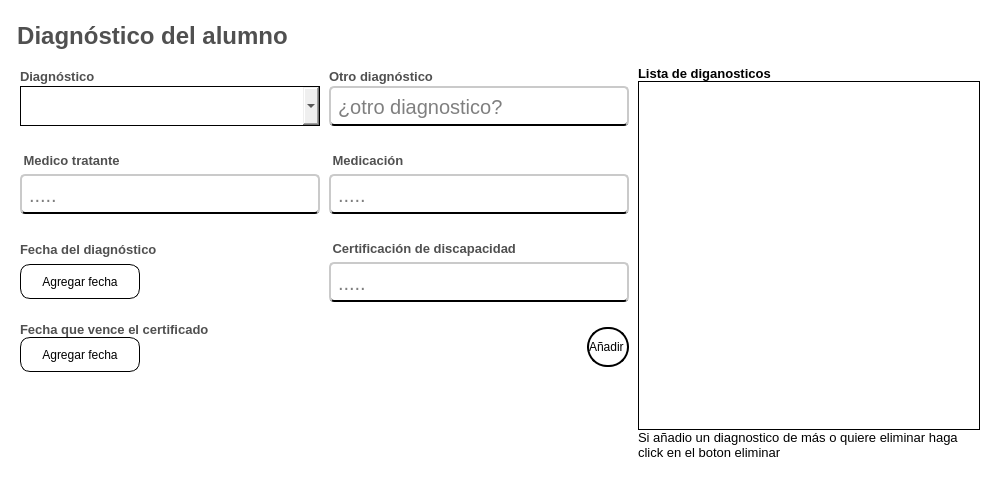
              <widget class="QFrame" name="info_diagnostico_alumno">
               <property name="sizePolicy">
                <sizepolicy hsizetype="Preferred" vsizetype="Preferred">
                 <horstretch>0</horstretch>
                 <verstretch>10</verstretch>
                </sizepolicy>
               </property>
               <property name="minimumSize">
                <size>
                 <width>1000</width>
                 <height>480</height>
                </size>
               </property>
               <property name="styleSheet">
                <string notr="true">QFrame{

background:white;
}</string>
               </property>
               <property name="frameShape">
                <enum>QFrame::NoFrame</enum>
               </property>
               <property name="frameShadow">
                <enum>QFrame::Raised</enum>
               </property>
               <layout class="QVBoxLayout" name="verticalLayout_10">
                <item alignment="Qt::AlignLeft">
                 <widget class="QLabel" name="label_titulo_info_medica">
                  <property name="minimumSize">
                   <size>
                    <width>0</width>
                    <height>40</height>
                   </size>
                  </property>
                  <property name="maximumSize">
                   <size>
                    <width>16777215</width>
                    <height>30</height>
                   </size>
                  </property>
                  <property name="font">
                   <font>
                    <family>Arial</family>
                    <pointsize>18</pointsize>
                    <weight>75</weight>
                    <bold>true</bold>
                   </font>
                  </property>
                  <property name="styleSheet">
                   <string notr="true">QLabel{
	
	
	color: rgb(80, 80, 80);

	border-color: #ffffff;
	
	padding-left:6px;

}
</string>
                  </property>
                  <property name="text">
                   <string>Diagnóstico del alumno</string>
                  </property>
                  <property name="scaledContents">
                   <bool>false</bool>
                  </property>
                  <property name="alignment">
                   <set>Qt::AlignCenter</set>
                  </property>
                  <property name="wordWrap">
                   <bool>false</bool>
                  </property>
                 </widget>
                </item>
                <item>
                 <widget class="QFrame" name="pregunta_diagnostico_alumno">
                  <property name="minimumSize">
                   <size>
                    <width>460</width>
                    <height>300</height>
                   </size>
                  </property>
                  <property name="styleSheet">
                   <string notr="true">border-radius:0px;
/*border:1px solid;*/</string>
                  </property>
                  <property name="frameShape">
                   <enum>QFrame::NoFrame</enum>
                  </property>
                  <property name="frameShadow">
                   <enum>QFrame::Raised</enum>
                  </property>
                  <layout class="QGridLayout" name="gridLayout_13" rowstretch="0,0,0,0,0" columnstretch="0,0,0" columnminimumwidth="0,0,0">
                   <property name="horizontalSpacing">
                    <number>9</number>
                   </property>
                   <property name="verticalSpacing">
                    <number>20</number>
                   </property>
                   <item row="0" column="0">
                    <layout class="QVBoxLayout" name="verticalLayout_34">
                     <item>
                      <widget class="QLabel" name="label_diagnostico_2">
                       <property name="maximumSize">
                        <size>
                         <width>16777215</width>
                         <height>20</height>
                        </size>
                       </property>
                       <property name="font">
                        <font>
                         <family>Arial</family>
                         <pointsize>10</pointsize>
                         <weight>75</weight>
                         <bold>true</bold>
                        </font>
                       </property>
                       <property name="styleSheet">
                        <string notr="true">QLabel{
	
	color: rgb(80, 80, 80);

	border-color: #ffffff;


}
</string>
                       </property>
                       <property name="text">
                        <string>Diagnóstico</string>
                       </property>
                       <property name="scaledContents">
                        <bool>false</bool>
                       </property>
                      </widget>
                     </item>
                     <item>
                      <widget class="QComboBox" name="boton_diagnostico">
                       <property name="sizePolicy">
                        <sizepolicy hsizetype="Fixed" vsizetype="Fixed">
                         <horstretch>0</horstretch>
                         <verstretch>0</verstretch>
                        </sizepolicy>
                       </property>
                       <property name="minimumSize">
                        <size>
                         <width>300</width>
                         <height>40</height>
                        </size>
                       </property>
                       <property name="styleSheet">
                        <string notr="true">QComboBox{

	font: 75 10pt &quot;Arial&quot;;
	padding-left:15px;
	border:1px solid #000000 ;
}

QComboBox:focus {
    border: 2px solid #0078d7;   /* Borde azul cuando está en foco */
    background-color: #e0f7ff;   /* Fondo azul claro */
}

QComboBox:focus {
    border: 2px solid #0078d7;   /* Borde azul cuando está en foco */
    background-color: #e0f7ff;   /* Fondo azul claro */
}




QComboBox QAbstractItemView {
    border: 1px solid #ccc;
    background-color: white;
    color: #333;
    padding: 5px;  /* Margen interno de la lista */
    spacing: 10px; /* Espaciado entre los elementos (algunas versiones de Qt lo admiten) */
}

QComboBox QAbstractItemView::item {
    padding: 8px; /* Espaciado interno de cada elemento */
    margin: 4px; /* Separación entre los elementos */
}

QComboBox QAbstractItemView::item:hover {
    background-color: #c5c1c1;
    color: white;
}</string>
                       </property>
                       <property name="editable">
                        <bool>false</bool>
                       </property>
                       <property name="currentText">
                        <string/>
                       </property>
                       <property name="currentIndex">
                        <number>-1</number>
                       </property>
                       <property name="insertPolicy">
                        <enum>QComboBox::NoInsert</enum>
                       </property>
                       <property name="iconSize">
                        <size>
                         <width>40</width>
                         <height>40</height>
                        </size>
                       </property>
                       <property name="placeholderText">
                        <string/>
                       </property>
                      </widget>
                     </item>
                    </layout>
                   </item>
                   <item row="0" column="1">
                    <layout class="QVBoxLayout" name="verticalLayout_38">
                     <item>
                      <widget class="QLabel" name="label_otro_diagnostico">
                       <property name="maximumSize">
                        <size>
                         <width>16777215</width>
                         <height>20</height>
                        </size>
                       </property>
                       <property name="font">
                        <font>
                         <family>Arial</family>
                         <pointsize>10</pointsize>
                         <weight>75</weight>
                         <bold>true</bold>
                        </font>
                       </property>
                       <property name="styleSheet">
                        <string notr="true">QLabel{
	
	color: rgb(80, 80, 80);

	border-color: #ffffff;


}
</string>
                       </property>
                       <property name="text">
                        <string>Otro diagnóstico</string>
                       </property>
                       <property name="scaledContents">
                        <bool>false</bool>
                       </property>
                      </widget>
                     </item>
                     <item>
                      <widget class="QLineEdit" name="input_otro_diagnostico">
                       <property name="sizePolicy">
                        <sizepolicy hsizetype="Fixed" vsizetype="Fixed">
                         <horstretch>0</horstretch>
                         <verstretch>0</verstretch>
                        </sizepolicy>
                       </property>
                       <property name="minimumSize">
                        <size>
                         <width>300</width>
                         <height>40</height>
                        </size>
                       </property>
                       <property name="font">
                        <font>
                         <family>Arial</family>
                         <pointsize>15</pointsize>
                         <weight>50</weight>
                         <italic>false</italic>
                         <bold>false</bold>
                        </font>
                       </property>
                       <property name="styleSheet">
                        <string notr="true">QLineEdit{
	font: 15pt &quot;Arial&quot;;
	background-color: rgb(255, 255, 255);
	border-radius:5px;
	padding-left: 5px;
 padding-right:5px;
	padding-top:1px;
	border-bottom:2px solid black  ;
	border-top: 2px solid rgb(202, 202, 202);
	border-left: 2px solid rgb(202, 202, 202);
	border-right: 2px solid rgb(202, 202, 202);

}

QLineEdit:focus{

	border: 2px solid rgb(17, 192, 255)



}
</string>
                       </property>
                       <property name="placeholderText">
                        <string>¿otro diagnostico?</string>
                       </property>
                      </widget>
                     </item>
                    </layout>
                   </item>
                   <item row="0" column="2" rowspan="5">
                    <layout class="QVBoxLayout" name="verticalLayout_37">
                     <item>
                      <widget class="QLabel" name="label">
                       <property name="maximumSize">
                        <size>
                         <width>200</width>
                         <height>16777215</height>
                        </size>
                       </property>
                       <property name="font">
                        <font>
                         <family>Arial</family>
                         <pointsize>10</pointsize>
                         <weight>75</weight>
                         <bold>true</bold>
                        </font>
                       </property>
                       <property name="text">
                        <string>Lista de diganosticos</string>
                       </property>
                      </widget>
                     </item>
                     <item>
                      <widget class="QListWidget" name="listWidget">
                       <property name="styleSheet">
                        <string notr="true">QListWidget{

	border:1px solid black;


}</string>
                       </property>
                      </widget>
                     </item>
                     <item>
                      <widget class="QLabel" name="label_2">
                       <property name="font">
                        <font>
                         <family>Arial</family>
                         <pointsize>10</pointsize>
                        </font>
                       </property>
                       <property name="text">
                        <string>Si añadio un diagnostico de más o quiere eliminar haga click en el boton eliminar</string>
                       </property>
                       <property name="scaledContents">
                        <bool>false</bool>
                       </property>
                       <property name="wordWrap">
                        <bool>true</bool>
                       </property>
                      </widget>
                     </item>
                    </layout>
                   </item>
                   <item row="1" column="0">
                    <layout class="QVBoxLayout" name="verticalLayout_33">
                     <item>
                      <widget class="QLabel" name="label_medico_tratante">
                       <property name="maximumSize">
                        <size>
                         <width>150</width>
                         <height>16777215</height>
                        </size>
                       </property>
                       <property name="font">
                        <font>
                         <family>Arial</family>
                         <pointsize>10</pointsize>
                         <weight>75</weight>
                         <bold>true</bold>
                        </font>
                       </property>
                       <property name="styleSheet">
                        <string notr="true">QLabel{
		
	color: rgb(80, 80, 80);

	border-color: #ffffff;


}
</string>
                       </property>
                       <property name="text">
                        <string> Medico tratante </string>
                       </property>
                       <property name="textFormat">
                        <enum>Qt::PlainText</enum>
                       </property>
                       <property name="scaledContents">
                        <bool>true</bool>
                       </property>
                      </widget>
                     </item>
                     <item>
                      <widget class="QLineEdit" name="input_medico_tratante">
                       <property name="sizePolicy">
                        <sizepolicy hsizetype="Fixed" vsizetype="Fixed">
                         <horstretch>0</horstretch>
                         <verstretch>0</verstretch>
                        </sizepolicy>
                       </property>
                       <property name="minimumSize">
                        <size>
                         <width>300</width>
                         <height>40</height>
                        </size>
                       </property>
                       <property name="font">
                        <font>
                         <family>Arial</family>
                         <pointsize>15</pointsize>
                        </font>
                       </property>
                       <property name="styleSheet">
                        <string notr="true">QLineEdit{
	
	background-color: rgb(255, 255, 255);
	border-radius:5px;
	padding-left: 5px;
 padding-right:5px;
	padding-top:1px;
	border-bottom:2px solid black  ;
	border-top: 2px solid rgb(202, 202, 202);
	border-left: 2px solid rgb(202, 202, 202);
	border-right: 2px solid rgb(202, 202, 202);

}

QLineEdit:focus{

	border: 2px solid rgb(17, 192, 255)



}
</string>
                       </property>
                       <property name="placeholderText">
                        <string>.....</string>
                       </property>
                      </widget>
                     </item>
                    </layout>
                   </item>
                   <item row="1" column="1">
                    <layout class="QVBoxLayout" name="verticalLayout_36">
                     <item>
                      <widget class="QLabel" name="label_medicacion">
                       <property name="maximumSize">
                        <size>
                         <width>100</width>
                         <height>16777215</height>
                        </size>
                       </property>
                       <property name="font">
                        <font>
                         <family>Arial</family>
                         <pointsize>10</pointsize>
                         <weight>75</weight>
                         <bold>true</bold>
                        </font>
                       </property>
                       <property name="styleSheet">
                        <string notr="true">QLabel{
	
	color: rgb(80, 80, 80);

	border-color: #ffffff;


}
</string>
                       </property>
                       <property name="text">
                        <string> Medicación </string>
                       </property>
                       <property name="textFormat">
                        <enum>Qt::PlainText</enum>
                       </property>
                       <property name="scaledContents">
                        <bool>true</bool>
                       </property>
                      </widget>
                     </item>
                     <item>
                      <widget class="QLineEdit" name="input_medicacion">
                       <property name="sizePolicy">
                        <sizepolicy hsizetype="Fixed" vsizetype="Fixed">
                         <horstretch>0</horstretch>
                         <verstretch>0</verstretch>
                        </sizepolicy>
                       </property>
                       <property name="minimumSize">
                        <size>
                         <width>300</width>
                         <height>40</height>
                        </size>
                       </property>
                       <property name="font">
                        <font>
                         <family>Arial</family>
                         <pointsize>15</pointsize>
                        </font>
                       </property>
                       <property name="styleSheet">
                        <string notr="true">QLineEdit{
	
	background-color: rgb(255, 255, 255);
	border-radius:5px;
	padding-left: 5px;
 padding-right:5px;
	padding-top:1px;
	border-bottom:2px solid black  ;
	border-top: 2px solid rgb(202, 202, 202);
	border-left: 2px solid rgb(202, 202, 202);
	border-right: 2px solid rgb(202, 202, 202);

}

QLineEdit:focus{

	border: 2px solid rgb(17, 192, 255)



}
</string>
                       </property>
                       <property name="placeholderText">
                        <string>.....</string>
                       </property>
                      </widget>
                     </item>
                    </layout>
                   </item>
                   <item row="2" column="0">
                    <layout class="QGridLayout" name="gridLayout_5">
                     <item row="1" column="0" alignment="Qt::AlignTop">
                      <widget class="QPushButton" name="boton_para_agregar_fecha_diagnostico">
                       <property name="sizePolicy">
                        <sizepolicy hsizetype="Fixed" vsizetype="Fixed">
                         <horstretch>0</horstretch>
                         <verstretch>0</verstretch>
                        </sizepolicy>
                       </property>
                       <property name="minimumSize">
                        <size>
                         <width>120</width>
                         <height>35</height>
                        </size>
                       </property>
                       <property name="cursor">
                        <cursorShape>PointingHandCursor</cursorShape>
                       </property>
                       <property name="styleSheet">
                        <string notr="true">QPushButton{

	border: 1px solid black;
	border-radius:10px;
}

QPushButton:hover{

	background-color: rgb(199, 199, 199)
}</string>
                       </property>
                       <property name="text">
                        <string>Agregar fecha</string>
                       </property>
                       <property name="icon">
                        <iconset>
                         <normaloff>../../recursos_de_imagenes/iconos_de_interfaz/calendario.png</normaloff>../../recursos_de_imagenes/iconos_de_interfaz/calendario.png</iconset>
                       </property>
                       <property name="iconSize">
                        <size>
                         <width>20</width>
                         <height>20</height>
                        </size>
                       </property>
                      </widget>
                     </item>
                     <item row="1" column="1" alignment="Qt::AlignLeft">
                      <widget class="QLabel" name="label_mostrar_fecha_diagnostico">
                       <property name="minimumSize">
                        <size>
                         <width>90</width>
                         <height>30</height>
                        </size>
                       </property>
                       <property name="maximumSize">
                        <size>
                         <width>90</width>
                         <height>16777215</height>
                        </size>
                       </property>
                       <property name="font">
                        <font>
                         <family>Arial</family>
                         <pointsize>10</pointsize>
                         <weight>75</weight>
                         <bold>true</bold>
                        </font>
                       </property>
                       <property name="text">
                        <string/>
                       </property>
                      </widget>
                     </item>
                     <item row="0" column="0" colspan="2">
                      <widget class="QLabel" name="label_fecha_diagnostico">
                       <property name="maximumSize">
                        <size>
                         <width>16777215</width>
                         <height>30</height>
                        </size>
                       </property>
                       <property name="font">
                        <font>
                         <family>Arial</family>
                         <pointsize>10</pointsize>
                         <weight>75</weight>
                         <bold>true</bold>
                        </font>
                       </property>
                       <property name="styleSheet">
                        <string notr="true">QLabel{
		
	color: rgb(80, 80, 80);

	border-color: #ffffff;


}
</string>
                       </property>
                       <property name="text">
                        <string>Fecha del diagnóstico</string>
                       </property>
                       <property name="scaledContents">
                        <bool>false</bool>
                       </property>
                      </widget>
                     </item>
                    </layout>
                   </item>
                   <item row="2" column="1">
                    <layout class="QVBoxLayout" name="verticalLayout_35">
                     <item>
                      <widget class="QLabel" name="label_certificado">
                       <property name="maximumSize">
                        <size>
                         <width>200</width>
                         <height>16777215</height>
                        </size>
                       </property>
                       <property name="font">
                        <font>
                         <family>Arial</family>
                         <pointsize>10</pointsize>
                         <weight>75</weight>
                         <bold>true</bold>
                        </font>
                       </property>
                       <property name="styleSheet">
                        <string notr="true">QLabel{
		
	color: rgb(80, 80, 80);

	border-color: #ffffff;


}
</string>
                       </property>
                       <property name="text">
                        <string> Certificación de discapacidad </string>
                       </property>
                       <property name="textFormat">
                        <enum>Qt::PlainText</enum>
                       </property>
                       <property name="scaledContents">
                        <bool>true</bool>
                       </property>
                      </widget>
                     </item>
                     <item>
                      <widget class="QLineEdit" name="input_certificado_discapacidad">
                       <property name="sizePolicy">
                        <sizepolicy hsizetype="Fixed" vsizetype="Fixed">
                         <horstretch>0</horstretch>
                         <verstretch>0</verstretch>
                        </sizepolicy>
                       </property>
                       <property name="minimumSize">
                        <size>
                         <width>300</width>
                         <height>40</height>
                        </size>
                       </property>
                       <property name="font">
                        <font>
                         <family>Arial</family>
                         <pointsize>15</pointsize>
                        </font>
                       </property>
                       <property name="styleSheet">
                        <string notr="true">QLineEdit{
	
	background-color: rgb(255, 255, 255);
	border-radius:5px;
	padding-left: 5px;
 padding-right:5px;
	padding-top:1px;
	border-bottom:2px solid black  ;
	border-top: 2px solid rgb(202, 202, 202);
	border-left: 2px solid rgb(202, 202, 202);
	border-right: 2px solid rgb(202, 202, 202);

}

QLineEdit:focus{

	border: 2px solid rgb(17, 192, 255)



}
</string>
                       </property>
                       <property name="placeholderText">
                        <string>.....</string>
                       </property>
                      </widget>
                     </item>
                    </layout>
                   </item>
                   <item row="3" column="0">
                    <layout class="QGridLayout" name="gridLayout_12">
                     <item row="0" column="0" colspan="2" alignment="Qt::AlignLeft">
                      <widget class="QLabel" name="label_fecha_del_certificado">
                       <property name="font">
                        <font>
                         <family>Arial</family>
                         <pointsize>10</pointsize>
                         <weight>75</weight>
                         <bold>true</bold>
                        </font>
                       </property>
                       <property name="styleSheet">
                        <string notr="true">QLabel{
		
	color: rgb(80, 80, 80);

	border-color: #ffffff;


}
</string>
                       </property>
                       <property name="text">
                        <string>Fecha que vence el certificado </string>
                       </property>
                       <property name="scaledContents">
                        <bool>false</bool>
                       </property>
                      </widget>
                     </item>
                     <item row="1" column="0" alignment="Qt::AlignLeft">
                      <widget class="QPushButton" name="boton_para_agregar_fecha_certificado">
                       <property name="sizePolicy">
                        <sizepolicy hsizetype="Fixed" vsizetype="Fixed">
                         <horstretch>0</horstretch>
                         <verstretch>0</verstretch>
                        </sizepolicy>
                       </property>
                       <property name="minimumSize">
                        <size>
                         <width>120</width>
                         <height>35</height>
                        </size>
                       </property>
                       <property name="maximumSize">
                        <size>
                         <width>16777215</width>
                         <height>16777213</height>
                        </size>
                       </property>
                       <property name="cursor">
                        <cursorShape>PointingHandCursor</cursorShape>
                       </property>
                       <property name="styleSheet">
                        <string notr="true">QPushButton{

	border: 1px solid black;
	border-radius:10px;
}

QPushButton:hover{

	background-color: rgb(199, 199, 199)
}</string>
                       </property>
                       <property name="text">
                        <string>Agregar fecha</string>
                       </property>
                       <property name="icon">
                        <iconset>
                         <normaloff>../../recursos_de_imagenes/iconos_de_interfaz/calendario.png</normaloff>../../recursos_de_imagenes/iconos_de_interfaz/calendario.png</iconset>
                       </property>
                       <property name="iconSize">
                        <size>
                         <width>20</width>
                         <height>20</height>
                        </size>
                       </property>
                      </widget>
                     </item>
                     <item row="1" column="1" alignment="Qt::AlignLeft">
                      <widget class="QLabel" name="label_mostrar_fecha_certificado">
                       <property name="minimumSize">
                        <size>
                         <width>90</width>
                         <height>30</height>
                        </size>
                       </property>
                       <property name="maximumSize">
                        <size>
                         <width>90</width>
                         <height>16777215</height>
                        </size>
                       </property>
                       <property name="font">
                        <font>
                         <pointsize>10</pointsize>
                         <weight>75</weight>
                         <bold>true</bold>
                        </font>
                       </property>
                       <property name="text">
                        <string/>
                       </property>
                      </widget>
                     </item>
                    </layout>
                   </item>
                   <item row="3" column="1" alignment="Qt::AlignRight">
                    <widget class="QPushButton" name="boton_anadir_diagnostico">
                     <property name="sizePolicy">
                      <sizepolicy hsizetype="Fixed" vsizetype="Fixed">
                       <horstretch>0</horstretch>
                       <verstretch>0</verstretch>
                      </sizepolicy>
                     </property>
                     <property name="minimumSize">
                      <size>
                       <width>0</width>
                       <height>40</height>
                      </size>
                     </property>
                     <property name="cursor">
                      <cursorShape>PointingHandCursor</cursorShape>
                     </property>
                     <property name="styleSheet">
                      <string notr="true">QPushButton{

	
	font: 75 10pt &quot;Arial&quot;;
	border-color:rgb(0, 0, 0);
	border:2px solid;
	border-radius:20px;

}

QPushButton:hover{

	
	background-color: rgb(184, 184, 184);

}</string>
                     </property>
                     <property name="text">
                      <string>Añadir </string>
                     </property>
                     <property name="icon">
                      <iconset>
                       <normaloff>../../recursos_de_imagenes/iconos_de_interfaz/circulo_mas.png</normaloff>../../recursos_de_imagenes/iconos_de_interfaz/circulo_mas.png</iconset>
                     </property>
                     <property name="iconSize">
                      <size>
                       <width>40</width>
                       <height>20</height>
                      </size>
                     </property>
                    </widget>
                   </item>
                  </layout>
                 </widget>
                </item>
               </layout>
              </widget>
